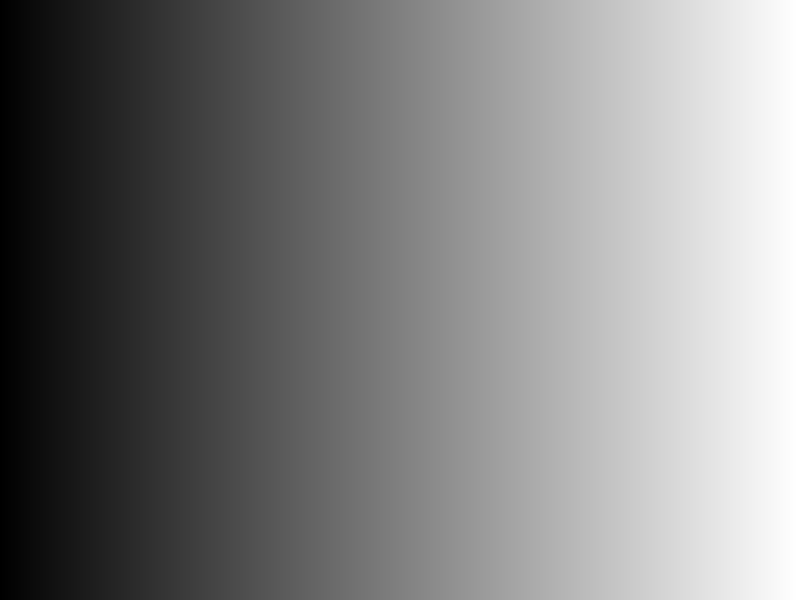
Frame 1 (no input)
Frame 2 (the mouse pressed at the canvas centre, redrawn once): identical to frame 1, image omitted

The p5.js sketch that drew this single still picture (run headless with seeded random() and noise() and a simulated clock; the mouse was pressed at the canvas centre and the sketch redrawn once):

// p5.js sketch
// ── sketch.js
function setup() {
    noLoop();
    createCanvas(800, 600);
}

function draw() {
    //noprotect
    for (y = 0; y < height; y++)
        for (x = 0; x < width; x++) {
            set(x, y, color((x/width)*256));
        }
         updatePixels();
}
